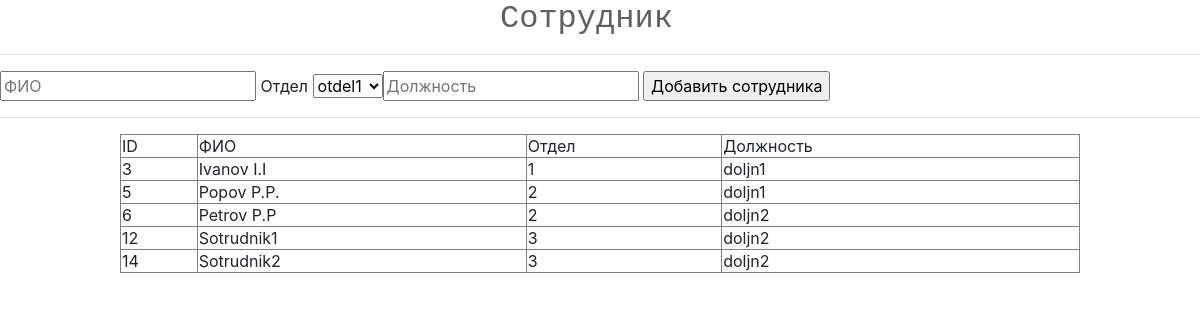
The app's page /sotrydnik.php, older data.
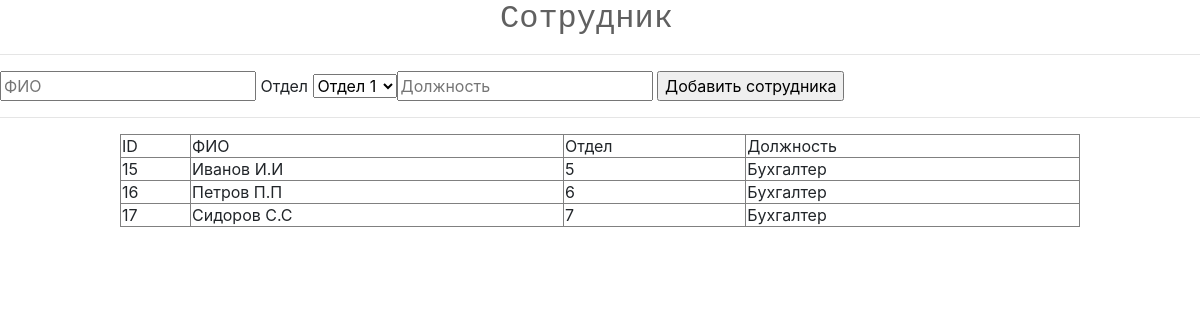
The same page, newer data.
### tables this page shows
CREATE TABLE `sotrydnik` (
  `id` int(5) NOT NULL,
  `fio` varchar(256) DEFAULT NULL,
  `id_otd` int(5) DEFAULT NULL,
  `doljn` varchar(256) DEFAULT NULL
);

### sotrydnik.php (the view, shortened to what this page needs)
<html>
    <head>
       <link rel="stylesheet" href="https://stackpath.bootstrapcdn.com/bootstrap/4.3.1/css/bootstrap.min.css">
    	<link rel="stylesheet" type="text/css" href="style.css">
    </head>
    <body>
      <div class="zagolovok"><h2>Сотрудник</h2></div>
      <hr/>
  <form method="post">
  <input type = "text" name = "fio" placeholder="ФИО" />
  Отдел
  <?php
$sql = "SELECT * FROM otdel";
$result_select = mysql_query($sql);
echo "<select name = 'id_otd'>";
while($object = mysql_fetch_object($result_select)){
echo "<option value = '$object->id,''$object->nazv,' >$object->nazv  </option>";
}
echo "</select>";
?>
<input type = "text" name = "doljn" placeholder="Должность" />
  <input type = "submit" value="Добавить сотрудника"/>
</form>
<hr/>
<div class="btab">
<table class="tab" border="1" >
  <tr>
    <td>ID</td>
    <td>ФИО</td>
     <td>Отдел</td>
     <td>Должность</td>
   </tr>
   <?php
$result = mysql_query('SELECT * FROM sotrydnik');
while ($row = mysql_fetch_assoc($result))
{
    echo "<tr>";
    echo "<td>".$row['id']."</td>";
    echo "<td>".$row['fio']."</td>";
    echo "<td>".$row['id_otd'].$row['nazv']."</td>";
    echo '<td>'.$row['doljn'].'</td>';
    echo "</tr>";
}
?>
</table>
</div>
  </body>
</html>

### style.css (style rules this page uses)
body { margin:0; }
h2 { font-family: monospace; color: #606060; }
.btab { width: 200px; margin: auto; width: 960px; }
.tab { width: 960px; }
.zagolovok { margin: auto; width: 200px; }

Row changes from the older to the newer data that the page shows:
removed sotrydnik: id "3", fio "Ivanov I.I", id_otd "1", doljn "doljn1"
removed sotrydnik: id "5", fio "Popov P.P.", id_otd "2", doljn "doljn1"
removed sotrydnik: id "6", fio "Petrov P.P", id_otd "2", doljn "doljn2"
removed sotrydnik: id "12", fio "Sotrudnik1", id_otd "3", doljn "doljn2"
removed sotrydnik: id "14", fio "Sotrudnik2", id_otd "3", doljn "doljn2"
added sotrydnik: id "15", fio "Иванов И.И", id_otd "5", doljn "Бухгалтер"
added sotrydnik: id "16", fio "Петров П.П", id_otd "6", doljn "Бухгалтер"
added sotrydnik: id "17", fio "Сидоров С.С", id_otd "7", doljn "Бухгалтер"
Text that changed along with them:
form field id_otd: "otdel1" → "Отдел 1"
